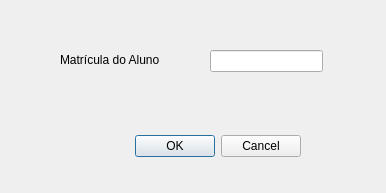
<?xml version="1.0" encoding="UTF-8"?>
<ui version="4.0">
 <class>atualizarAluno</class>
 <widget class="QDialog" name="atualizarAluno">
  <property name="geometry">
   <rect>
    <x>0</x>
    <y>0</y>
    <width>386</width>
    <height>193</height>
   </rect>
  </property>
  <property name="windowTitle">
   <string>Dialog</string>
  </property>
  <widget class="QDialogButtonBox" name="buttonBox">
   <property name="geometry">
    <rect>
     <x>90</x>
     <y>130</y>
     <width>211</width>
     <height>32</height>
    </rect>
   </property>
   <property name="orientation">
    <enum>Qt::Horizontal</enum>
   </property>
   <property name="standardButtons">
    <set>QDialogButtonBox::Cancel|QDialogButtonBox::Ok</set>
   </property>
  </widget>
  <widget class="QLabel" name="label">
   <property name="geometry">
    <rect>
     <x>60</x>
     <y>50</y>
     <width>121</width>
     <height>20</height>
    </rect>
   </property>
   <property name="text">
    <string>Matrícula do Aluno</string>
   </property>
  </widget>
  <widget class="QLineEdit" name="lineEdit">
   <property name="geometry">
    <rect>
     <x>210</x>
     <y>50</y>
     <width>113</width>
     <height>22</height>
    </rect>
   </property>
  </widget>
 </widget>
 <resources/>
 <connections>
  <connection>
   <sender>buttonBox</sender>
   <signal>accepted()</signal>
   <receiver>atualizarAluno</receiver>
   <slot>accept()</slot>
   <hints>
    <hint type="sourcelabel">
     <x>248</x>
     <y>254</y>
    </hint>
    <hint type="destinationlabel">
     <x>157</x>
     <y>274</y>
    </hint>
   </hints>
  </connection>
  <connection>
   <sender>buttonBox</sender>
   <signal>rejected()</signal>
   <receiver>atualizarAluno</receiver>
   <slot>reject()</slot>
   <hints>
    <hint type="sourcelabel">
     <x>316</x>
     <y>260</y>
    </hint>
    <hint type="destinationlabel">
     <x>286</x>
     <y>274</y>
    </hint>
   </hints>
  </connection>
 </connections>
</ui>
